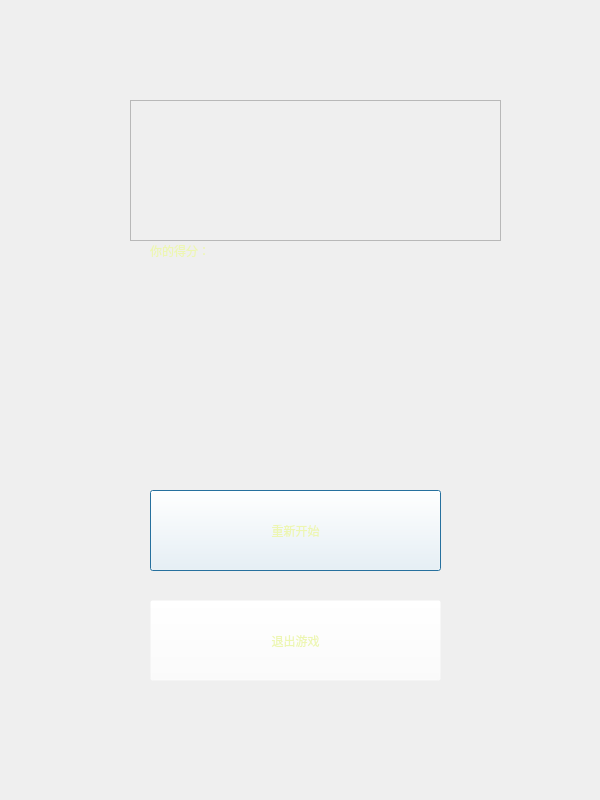
<?xml version="1.0" encoding="UTF-8"?>
<ui version="4.0">
 <class>gameover</class>
 <widget class="QDialog" name="gameover">
  <property name="geometry">
   <rect>
    <x>0</x>
    <y>0</y>
    <width>600</width>
    <height>800</height>
   </rect>
  </property>
  <property name="minimumSize">
   <size>
    <width>600</width>
    <height>800</height>
   </size>
  </property>
  <property name="maximumSize">
   <size>
    <width>600</width>
    <height>800</height>
   </size>
  </property>
  <property name="windowTitle">
   <string>Dialog</string>
  </property>
  <widget class="QFrame" name="frame">
   <property name="geometry">
    <rect>
     <x>130</x>
     <y>100</y>
     <width>371</width>
     <height>141</height>
    </rect>
   </property>
   <property name="styleSheet">
    <string notr="true">background-image: url(:/new/prefix1/gameover.png);</string>
   </property>
   <property name="frameShape">
    <enum>QFrame::StyledPanel</enum>
   </property>
   <property name="frameShadow">
    <enum>QFrame::Raised</enum>
   </property>
  </widget>
  <widget class="QLabel" name="label">
   <property name="geometry">
    <rect>
     <x>150</x>
     <y>170</y>
     <width>331</width>
     <height>161</height>
    </rect>
   </property>
   <property name="styleSheet">
    <string notr="true">font: 40pt &quot;汉仪霹雳体简&quot;;
color: rgb(237,246,178);</string>
   </property>
   <property name="text">
    <string>你的得分：</string>
   </property>
  </widget>
  <widget class="QLabel" name="label_2">
   <property name="geometry">
    <rect>
     <x>220</x>
     <y>310</y>
     <width>221</width>
     <height>141</height>
    </rect>
   </property>
   <property name="styleSheet">
    <string notr="true">font: 40pt &quot;汉仪霹雳体简&quot;;
color: rgb(237,246,178);</string>
   </property>
   <property name="text">
    <string/>
   </property>
   <property name="textInteractionFlags">
    <set>Qt::LinksAccessibleByMouse</set>
   </property>
  </widget>
  <widget class="QPushButton" name="pushButton">
   <property name="geometry">
    <rect>
     <x>150</x>
     <y>490</y>
     <width>291</width>
     <height>81</height>
    </rect>
   </property>
   <property name="styleSheet">
    <string notr="true">height: 50px;;
font: 20pt &quot;汉仪霹雳体简&quot;;
color: rgb(237,246,178);
background-color: rgba(255, 255, 255, 0);</string>
   </property>
   <property name="text">
    <string>重新开始</string>
   </property>
  </widget>
  <widget class="QPushButton" name="pushButton_2">
   <property name="geometry">
    <rect>
     <x>150</x>
     <y>600</y>
     <width>291</width>
     <height>81</height>
    </rect>
   </property>
   <property name="styleSheet">
    <string notr="true">height: 50px;;
font: 20pt &quot;汉仪霹雳体简&quot;;
color: rgb(237,246,178);
background-color: rgba(255, 255, 255, 0);</string>
   </property>
   <property name="text">
    <string>退出游戏</string>
   </property>
  </widget>
 </widget>
 <resources/>
 <connections>
  <connection>
   <sender>pushButton_2</sender>
   <signal>clicked()</signal>
   <receiver>gameover</receiver>
   <slot>close()</slot>
   <hints>
    <hint type="sourcelabel">
     <x>336</x>
     <y>646</y>
    </hint>
    <hint type="destinationlabel">
     <x>496</x>
     <y>735</y>
    </hint>
   </hints>
  </connection>
 </connections>
</ui>
